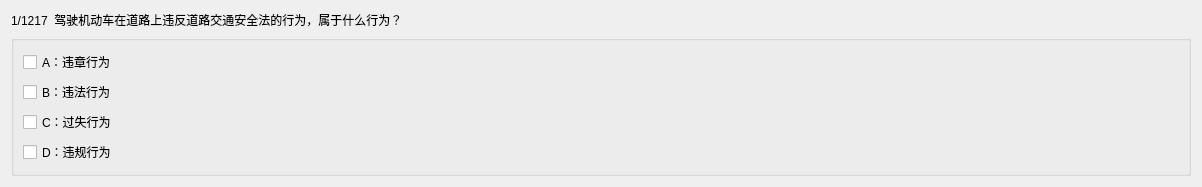
<?xml version="1.0" encoding="UTF-8"?>
<ui version="4.0">
 <class>CustomItem</class>
 <widget class="QWidget" name="CustomItem">
  <property name="geometry">
   <rect>
    <x>0</x>
    <y>0</y>
    <width>1202</width>
    <height>177</height>
   </rect>
  </property>
  <property name="windowTitle">
   <string>Form</string>
  </property>
  <layout class="QVBoxLayout" name="verticalLayout_2">
   <item>
    <widget class="QLabel" name="label">
     <property name="text">
      <string>1/1217  驾驶机动车在道路上违反道路交通安全法的行为，属于什么行为？</string>
     </property>
    </widget>
   </item>
   <item>
    <widget class="QGroupBox" name="groupBox">
     <property name="title">
      <string/>
     </property>
     <layout class="QVBoxLayout" name="verticalLayout">
      <item>
       <widget class="QCheckBox" name="checkBox_A">
        <property name="text">
         <string>A：违章行为</string>
        </property>
       </widget>
      </item>
      <item>
       <widget class="QCheckBox" name="checkBox_B">
        <property name="text">
         <string>B：违法行为</string>
        </property>
       </widget>
      </item>
      <item>
       <widget class="QCheckBox" name="checkBox_C">
        <property name="text">
         <string>C：过失行为</string>
        </property>
       </widget>
      </item>
      <item>
       <widget class="QCheckBox" name="checkBox_D">
        <property name="text">
         <string>D：违规行为</string>
        </property>
       </widget>
      </item>
     </layout>
    </widget>
   </item>
  </layout>
 </widget>
 <resources/>
 <connections/>
</ui>
